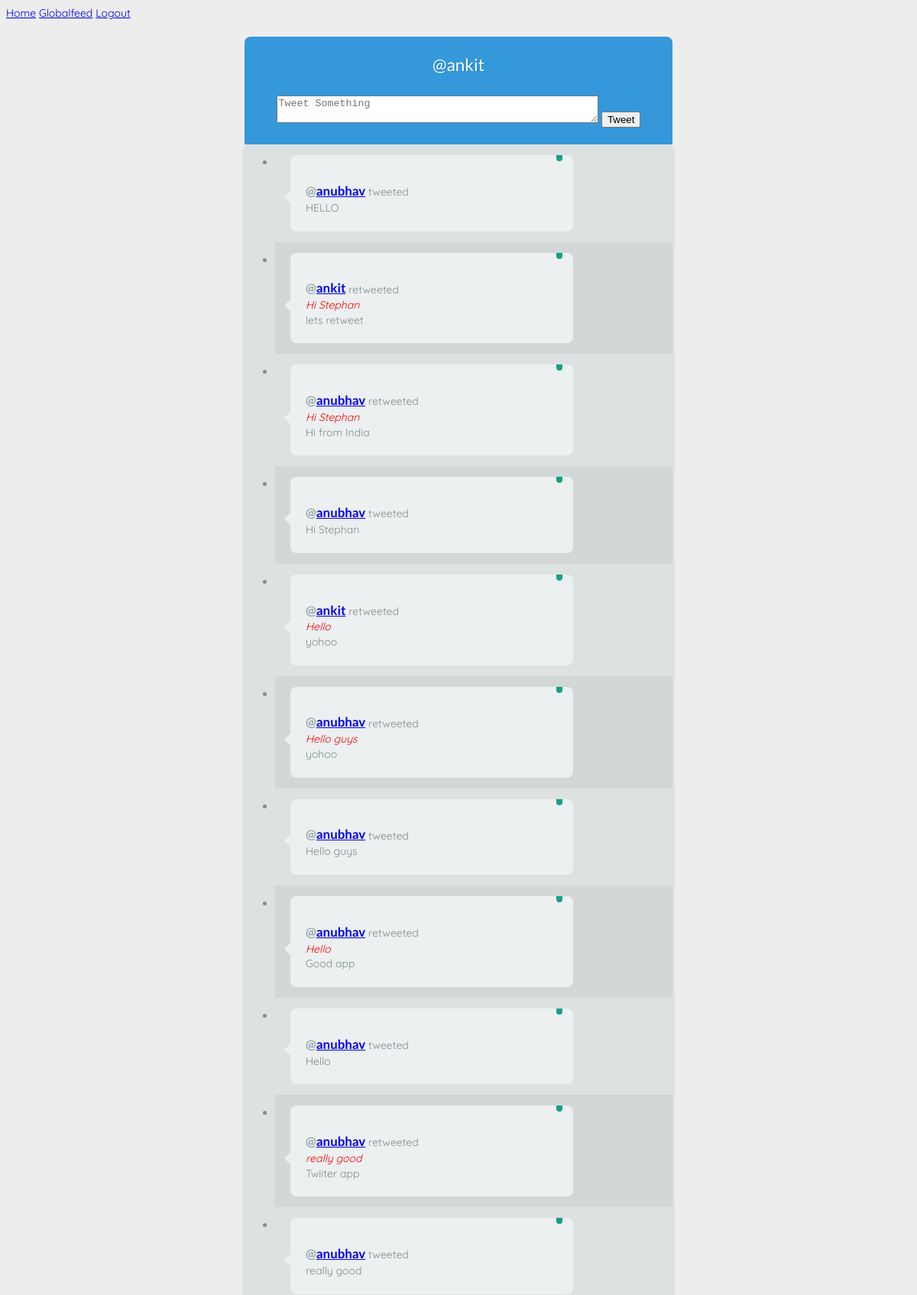
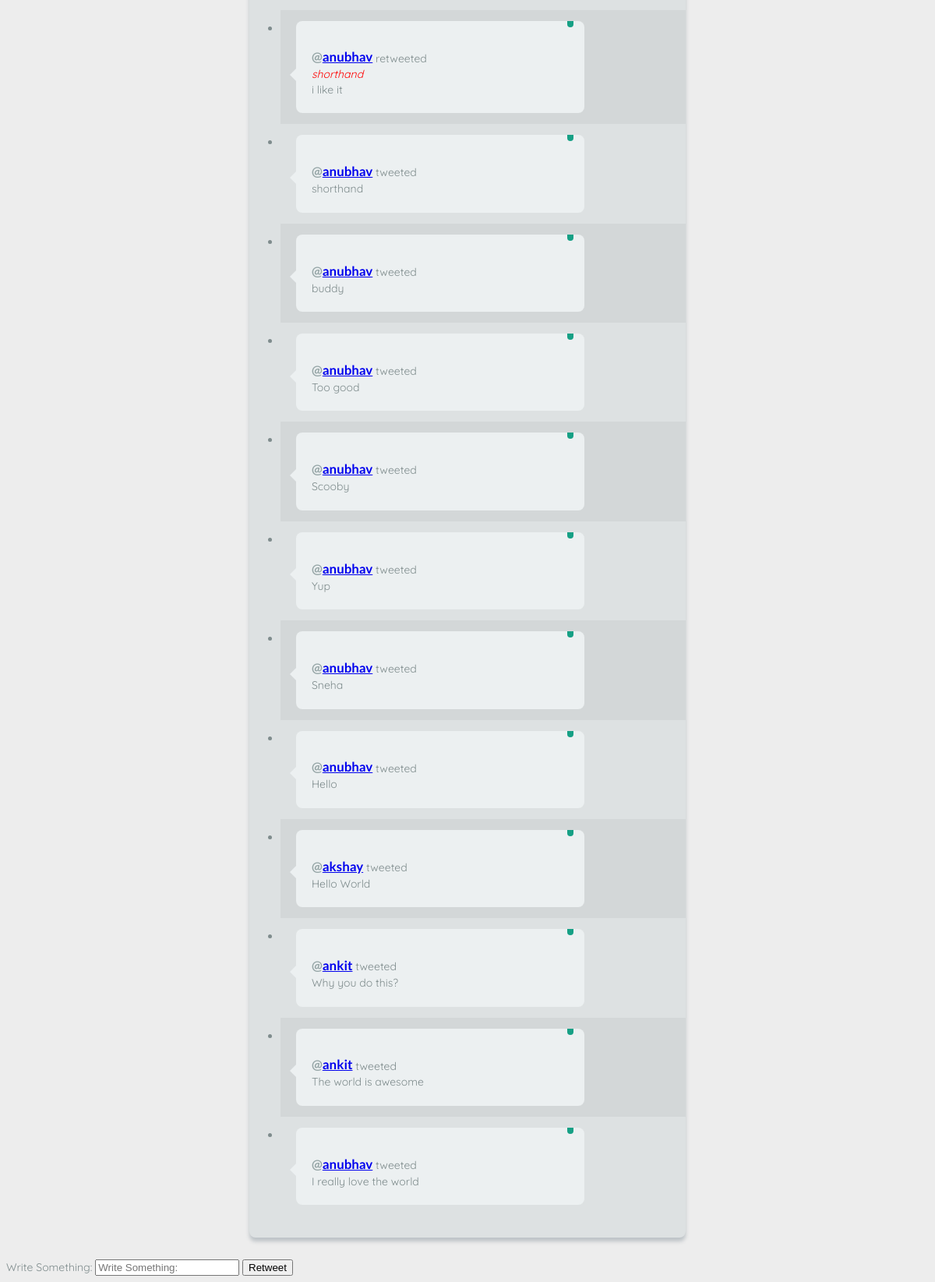
Screenshot of / (signed in) with the database file from the repository (2 pictures, top to bottom).
### twitterapp/models.py (models this page shows)
class Tweet(models.Model):
    user = models.ForeignKey('auth.User')
    text = models.CharField(max_length=160)
    created_at = models.DateTimeField(auto_now_add=True)
    def get_cname(self):
    	class_name = 'tweet'
    	return class_name

class Retweet(models.Model):
    user = models.ForeignKey('auth.User')
    tweet = models.ForeignKey('Tweet')
    text = models.CharField(max_length=160)
    created_at = models.DateTimeField(auto_now_add=True)
    def get_cname(self):
    	class_name = 'retweet'
    	return class_name

### twitterapp/views.py (the view)
# urls.py: url(r'^$', appviews.homepage, name='home'),
@login_required(login_url='login/')
def homepage(request):
	username = request.user.get_username()
	userid = int(request.user.id)
	userids = []
	userids.append(userid)
	follow = Follow.objects.filter(user_id=userid)
	for i in follow:
		userids.append(i.target_id)
	tweets = Tweet.objects.filter(user__in=userids).order_by('-created_at')
	retweets = Retweet.objects.filter(user__in=userids).order_by('-created_at')
	tweets = list(chain(tweets,retweets))
	tweets.sort(key=lambda item:item.created_at, reverse=True)
	return render(request, 'newsfeed.html', {'tweets': tweets,'username':username})

### templates/newsfeed.html (shortened to what this page needs)
<!doctype html>
<html lang="en">
<head>
	{% load static %}
	<link rel="stylesheet" href="https://code.jquery.com/mobile/1.4.5/jquery.mobile-1.4.5.min.css">
	<link href="http://netdna.bootstrapcdn.com/font-awesome/3.1.1/css/font-awesome.css" rel="stylesheet">
    <link href="{% static "css/feeds.css" %}" rel="stylesheet">
</head>
<body>
	<a href="/">Home</a>
	<a href="/globalfeed">Globalfeed</a>
	<a href="/logout">Logout</a>
		<span class="first">
			@{{ username }}
			<form action="/posttweet/" id="usrform" method="post">
			<br>
			  <textarea rows="2" cols="50" name="text" form="usrform" placeholder="Tweet Something"></textarea>
			  <input type="submit" value="Tweet">
			</form>
		</span>
		<ul class="timeline">
			{% for tweet in tweets %}
				<li class='tweets' tweet={{tweet.id}}>
					<div class="bubble-container">
						<div class="bubble">
						<div class="retweet">
						</div>
							<h3>@<a href="/user/{{ tweet.user.username }}">{{ tweet.user.username }}</a>
							</h3>
							{% ifequal tweet.get_cname "tweet" %}
							 tweeted
							 <br/>
								{{ tweet.text }}
							{% else %}
							 retweeted
							 	 <br/>
							 	<font color="red"> <i>{{tweet.tweet.text}}</i></font>
							 	<br/>
								{{ tweet.text }}
							{% endifequal %}
						</div>
						<div class="arrow"></div>
					</div>
				</li>
			{% endfor %}
		</ul>
	<div data-role="popup" id="myPopup" class="ui-content" style="min-width:250px;">
          <label for="retweet" class="ui-hidden-accessible">Write Something:</label>
          <input type="text" name="retweet" id="retweet" placeholder="Write Something:">
          <input class='submit_re' type="submit" data-inline="true" value="Retweet">
    </div>
</body>
</html>

### static/css/feeds.css (style rules this page uses)
* { box-sizing: border-box; -moz-box-sizing: border-box; -webkit-box-sizing: border-box; }
body { font-family: 'Quicksand'; color: #7f8c8d; font-size: 14px; background-color: #ededed; }
.bubble { width: 100%; padding: .5em 1em; line-height: 1.4em; padding: 20px; background-color: #ecf0f1; position: relative; -webkit-border-radius: 8px; -moz-border-radius: 8px; -ms-border-radius: 8px; -o-border-radius: 8px; border-radius: 8px; text-align: left; display: inline-block; }
.bubble-container { width: 75%; display: block; position: relative; padding-left: 20px; vertical-align: top; display: inline-block; }
.arrow { content: ''; display: block; position: absolute; left: 12px; bottom: 25%; height: 0; width: 0; border-top: 20px solid transparent; border-bottom: 20px solid transparent; border-right: 20px solid #ecf0f1; }
.timeline { width: 560px; display: block; margin: auto; background-color: #dde1e2; padding-bottom: 2em; -webkit-box-shadow: #bdc3c7 0 5px 5px; -moz-box-shadow: #bdc3c7 0 5px 5px; box-shadow: #bdc3c7 0 5px 5px; -moz-border-radius-bottomleft: 8px; -webkit-border-bottom-left-radius: 8px; border-bottom-left-radius: 8px; -moz-border-radius-bottomright: 8px; -webkit-border-bottom-right-radius: 8px; border-bottom-right-radius: 8px; margin-bottom: 2em; }
.timeline li { padding: 1em 0; }
.timeline li:nth-child(even) { background-color: #d3d7d8; }
.first { width: 560px; display: block; margin: auto; background-color: #3498db; text-shadow: #2084c7 1px 1px 0; padding: 1em 0 !important; color: white; text-align: center; margin-top: 1em; font-family: "Lato"; font-size: 1.6em; -moz-border-radius-topleft: 8px; -webkit-border-top-left-radius: 8px; border-top-left-radius: 8px; -moz-border-radius-topright: 8px; -webkit-border-top-right-radius: 8px; border-top-right-radius: 8px; position: relative; }
h3 { font-size: 1.2em; font-weight: bold; font-family: 'Lato'; display: inline-block; margin-bottom: .2em; color: #95a5a6; }
.retweet { position: absolute; opacity: 1; top: 0; right: 1em; display: block; background-color: #16a085; padding: 4px; -moz-border-radius-bottomleft: 5px; -webkit-border-bottom-left-radius: 5px; border-bottom-left-radius: 5px; -moz-border-radius-bottomright: 5px; -webkit-border-bottom-right-radius: 5px; border-bottom-right-radius: 5px; }

### rows the page displays
Tweet: user.username "anubhav", text "HELLO"
Retweet: user.username "ankit", tweet.text "Hi Stephan", text "lets retweet"
Retweet: user.username "anubhav", tweet.text "Hi Stephan", text "Hi from India"
Tweet: user.username "anubhav", text "Hi Stephan"
Retweet: user.username "ankit", tweet.text "Hello", text "yohoo"
Retweet: user.username "anubhav", tweet.text "Hello guys", text "yohoo"
Tweet: user.username "anubhav", text "Hello guys"
Retweet: user.username "anubhav", tweet.text "Hello", text "Good app"
Tweet: user.username "anubhav", text "Hello"
Retweet: user.username "anubhav", tweet.text "really good", text "Twiiter app"
Tweet: user.username "anubhav", text "really good"
Retweet: user.username "anubhav", tweet.text "shorthand", text "i like it"
Tweet: user.username "anubhav", text "shorthand"
Tweet: user.username "anubhav", text "buddy"
Tweet: user.username "anubhav", text "Too good"
Tweet: user.username "anubhav", text "Scooby"
Tweet: user.username "anubhav", text "Yup"
Tweet: user.username "anubhav", text "Sneha"
Tweet: user.username "anubhav", text "Hello"
Tweet: user.username "akshay", text "Hello World"
Tweet: user.username "ankit", text "Why you do this?"
Tweet: user.username "ankit", text "The world is awesome"
Tweet: user.username "anubhav", text "I really love the world"

### other values shown
{{ username }} "ankit"
